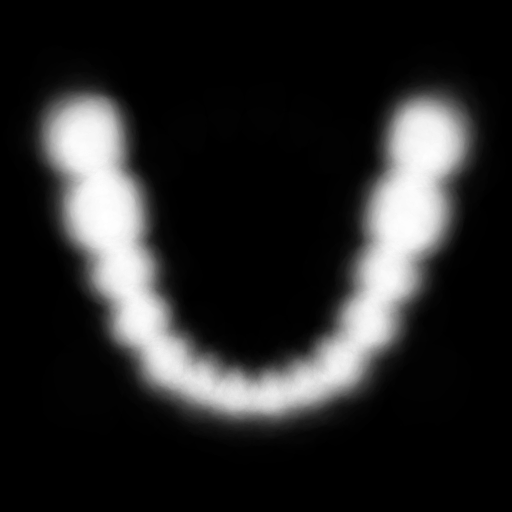
#> input picture _Analysis/U-shape/ver1.0/cul_img_mn_1.png, 512 x 512 px, found by its file name
$ python contour.py
#> lines starting #> are read from the running program, lines starting #| are printed output that depends on the picture; after the words box and inside, x2 and y2 are one past the last pixel; in counts of white or black regions, pixels touching at a corner belong together
import cv2


img=cv2.imread(r'C:\Users\imagoworks-moongzeee\test\cul_img_mn_1.png')
#> img is the input picture: shape (512, 512, 3); min 0, max 255, mean 39.8
img_gray=cv2.cvtColor(img, cv2.COLOR_BGR2GRAY)
ret, img_binary = cv2.threshold(img_gray, 127,255,0)
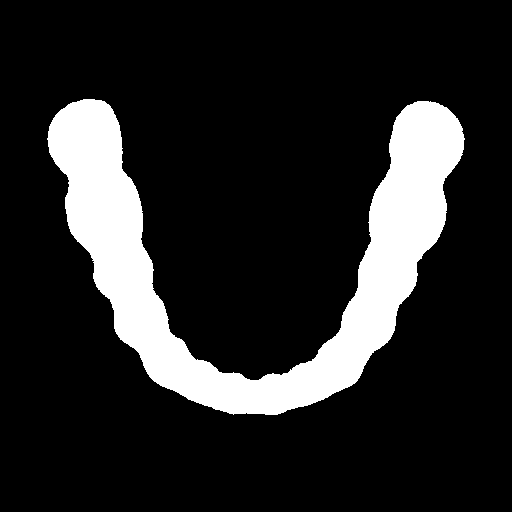
#> img_binary: shape (512, 512); 15.4% white; 1 white region
contours, hierachy = cv2.findContours(img_binary, cv2.RETR_TREE, cv2.CHAIN_APPROX_TC89_L1)
#> contours = 1 contour; box (x1, y1, x2, y2) and area: (48, 99, 464, 415) 39718

for cnt in contours:
    cv2.drawContours(img, [cnt], 0, (255,0,0), 2)
#> this loop made 1 pass
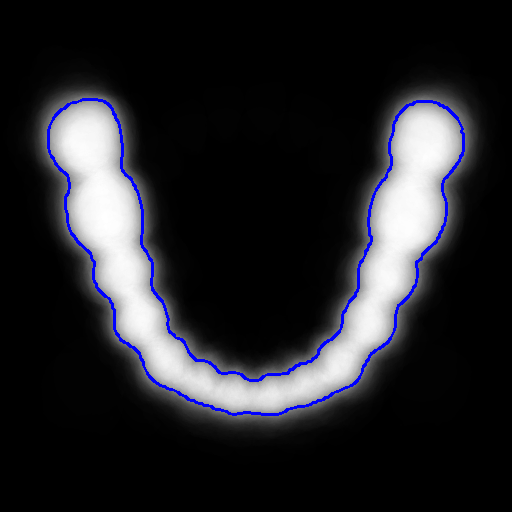
#> img: shape (512, 512, 3); 1.91% of pixels changed, all inside (x1, y1, x2, y2) = (47, 98, 465, 416)

cv2.imshow('result',img)
cv2.waitKey(0)
